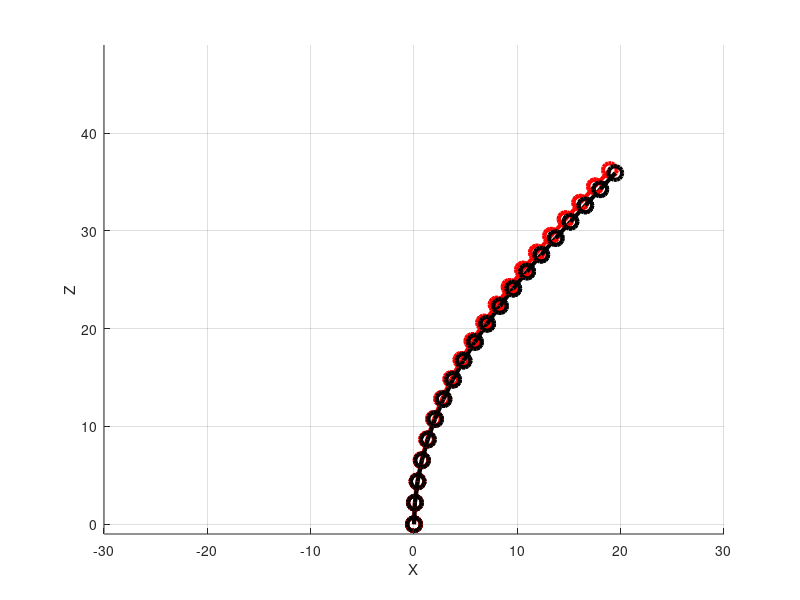

This figure's MATLAB source:
% Solving integral, using fzero (less good then Tims way!). Ended up using untitled.m instead
N = 20; % Number of particles
dL = 2.2; % Distance between segements
L = N * dL - 2; % Length of filament
Bend = 1800; % Bending modulus
F = 1.93*Bend/L^2; % Horizontal force



% D = zeros(1, 2);
% 
% L = 44;
% f_fac = 1/sqrt(500); % 0.5*KB/f = 0.5*KB/(0.001*KB) = 500.
% 
% integral = @(theta0, theta) abs(real((2/sqrt(cos(theta0)-1))*(ellipticF(pi/4, -2/(cos(theta0)-1)) - ellipticF(0.5*theta, -2/(cos(theta0)-1)))));
% 
% D(:,1) = 1./NSEG';
% 
% figure;
% hold on;
% 
% for n=1:length(NSEG)
%        
%     if exist(theta_file_name, 'file')
%                 
%     else
%         
%         fprintf('No theta data file was found for a %i-segment filament. Calculating analytical values...\n', NSEG(n));
%         
%         theta0 = 8.054788116455077e-01; % Previously calculated solution to integral(theta0, theta0) = L/sqrt(0.5*KB/f) = 44/sqrt(500).
%         
%         theta(NSEG(n)) = theta0; % theta(k) = \theta(s = (k-1)*L/(NSEG(n)-1)).
%         theta(1) = pi/2;
%         
%         for k=2:NSEG(n)-1
%             
%             upper_bound = theta(k-1);
%             lower_bound = theta0;
%             
%             theta(k) = 0.5*(upper_bound + lower_bound);
%             
%             s = (k-1)*L/(NSEG(n)-1);
%             
%             error = s*f_fac - integral(theta0, theta(k));
%             
%             while abs(error) > 1e-9
%                 
%                 if error > 0
%                     
%                     upper_bound = theta(k);
%                     
%                 else
%                     
%                     lower_bound = theta(k);
%                     
%                 end
%                 
%                 theta(k) = 0.5*(upper_bound + lower_bound);
%                 
%                 error = s*f_fac - integral(theta0, theta(k));
%                 
%             end
%             
%             fprintf('Calculated theta(%i) = %g\n', k, theta(k));
%             
%         end
%         
%         dlmwrite(theta_file_name, theta, 'precision', '%.12e');
%         
%     end
%     
%     filD = load(sprintf('%isegs.dat', NSEG(n)));
%     
%     plot((0 : NSEG(n)-1)/(NSEG(n)-1), 2*acos(filD(5:13:end)), 'Color', 'k', 'Marker', NSEG_line_symbols{n}, 'DisplayName', sprintf('$\\Delta L/L = %.3f$', D(n,1)));
%     
%     for k=1:NSEG(n)-1
%         
%         theta_sim = 2*acos(filD(5 + 13*(k-1)));
%         
%         left_val = (theta(k) - theta_sim)^2;
%         
%         theta_sim = 2*acos(filD(5 + 13*k));
%         
%         right_val = (theta(k+1) - theta_sim)^2;
%         
%         D(n,2) = D(n,2) + 0.5*(left_val + right_val);
%         
%     end
%     
%     D(n,2) = sqrt(D(n,2)*L/NSEG(n));
%     
% end
% 
% plot((0 : NSEG(n)-1)/(NSEG(n)-1), theta, 'k--', 'DisplayName', 'Exact');
% set(gca,'FontSize',24,'FontName','Times');
% xlabel('$s/L$', 'Interpreter', 'latex');
% ylabel('$\theta(s)$', 'Interpreter', 'latex');
% yticks([4 5 6 7 8]*pi/16);
% yticklabels({'\pi/4', '5\pi/16', '6\pi/16', '7\pi/16', '\pi/2'});
% legend1 = legend(gca,'show');
% legend1.Interpreter = 'latex';
% axis tight;
% 
% % Plot the errors
% 
% figure;
% 
% loglog(D(:,1), D(:,2), 'ko-', 'DisplayName', 'Simulation');
% 
% set(gca,'FontSize',24,'FontName','Times');
% xlabel('$\Delta L/L$','Interpreter','latex');
% ylabel('$E_2$','Interpreter','latex');
% 
% hold on;
% 
% loglog(linspace(D(1,1), D(end,1)), (linspace(D(1,1), D(end,1)).^1), 'k--', 'DisplayName', '$\mathcal{O}(\Delta L)$');
% loglog(linspace(D(1,1), D(end,1)), (linspace(D(1,1), D(end,1)).^2), 'k:', 'DisplayName', '$\mathcal{O}(\Delta L^2)$');
% 
% legend1 = legend(gca,'show');
% legend1.Interpreter = 'latex';
% 























% Finding theta(L)
myfun = @(thetaL) integral(@(x) 1./(sqrt(cos(thetaL)-cos(x))),thetaL,pi/2);

%fun = @(thetaL) sqrt(Bend/(2*F))*myfun(thetaL)-L;
fun = @(thetaL) sqrt(500)*myfun(thetaL)-L;

thetaL = fzero(fun, [0.1 pi/2-0.1])
%thetaL = 8.054788116455077e-01;
%thetaL = 0.858441596177492;
%thetaL=    0.858393711901002
%thetaL = 0.853652402681338;

% Finding theta(s) at each s
theta = zeros(N,1);

theta(N) = thetaL;
theta(1)=pi/2;

i = N-1;

 
for i = N-1 : -1 : 2

    s = (i-1) * L/(N-1);
    
    myfun = @(thetas) integral(@(x) 1./(sqrt(cos(thetaL)-cos(x))),thetas,pi/2);
    
    fun = @(thetas) sqrt(Bend/(2*F))*myfun(thetas)-s;

    theta(i) = fzero(fun, [thetaL pi/2]);

end
theta

% Theta from downwards force code 

theta_code = [1.570796326794896; 1.493780490968601; 1.421574922917614; 
    1.354141997759587; 1.291422434485647; 1.233341677430593; 1.179814350469897;
    1.130748275910069; 1.086047856205970; 1.045616973377673; 1.009361349905147;
    0.977190420369966; 0.949019139022074; 0.924769801240838; 0.904373327521892;
    0.887769802546177; 0.874908939444139; 0.865750981161033; 0.860267521099117;
    0.858441596177492]; %dL = 2.2

theta_code = [1.570796326794896;
   1.493780803822800;
   1.421576486366608;
   1.354144363870832;
   1.291424645620452;
   1.233343276320712;
   1.179815693149450;
   1.130750107065499;
   1.086050672166536;
   1.045620633901879;
   1.009365216127505;
   0.977193953918501;
   0.949022362635081;
   0.924773097990348;
   0.904376903498406;
   0.887773552256024;
   0.874912769027026;
   0.865754972349045;
   0.860271716963047;
   0.858445877473401];

% theta =
% 
%    1.570796326794896
%    1.493779487975762
%    1.421575723817241
%    1.354144224224131
%    1.291425532731375
%    1.233345172493594
%    1.179818077462201
%    1.130752294979963
%    1.086052229973461
%    1.045621572350345
%    1.009365863973955
%    0.977194638892696
%    0.949023153590222
%    0.924773792594500
%    0.904377230453842
%    0.887773388681978
%    0.874912198006625
%    0.865754175415791
%    0.860270837341106
%    0.858444975635821


% Calculating error

error=0;

for i=1:N
   
    error = error + (theta_code(i) - theta(i))^2;

end

error = sqrt(dL*error)


%%
% Plotting together
Ytheory = zeros(3,N);
Ysimulation = zeros(3,N);

for i=2:N
    
    tn = [cos(theta(i));0;sin(theta(i))];
    tn1 = [cos(theta(i-1));0;sin(theta(i-1))];
    
    Ytheory(:,i) = Ytheory(:,i-1) + 0.5*dL*(tn + tn1);

    tns = [cos(theta_code(i));0;sin(theta_code(i))];
    tns1 =  [cos(theta_code(i-1));0;sin(theta_code(i-1))];

    Ysimulation(:,i) = Ysimulation(:,i-1) + 0.5*dL*(tns + tns1);


end

figure;hold on;

plot3([0 Ytheory(1,1)],[0 Ytheory(2,1)],[0 Ytheory(3,1)],'k-o', 'LineWidth',3, 'MarkerSize',10);

plot3([0 Ysimulation(1,1)],[0 Ysimulation(2,1)],[0 Ysimulation(3,1)],'r-o', 'LineWidth',3, 'MarkerSize',10);

for i=2:N
    
    plot3([Ysimulation(1,i-1) Ysimulation(1,i)],[Ysimulation(2,i-1) Ysimulation(2,i)],[Ysimulation(3,i-1) Ysimulation(3,i)],'r-o', 'LineWidth',3, 'MarkerSize',10);

    plot3([Ytheory(1,i-1) Ytheory(1,i)],[Ytheory(2,i-1) Ytheory(2,i)],[Ytheory(3,i-1) Ytheory(3,i)],'k-o', 'LineWidth',3, 'MarkerSize',10);

end

grid on

zlim([-1, 49]); xlim([-30,30]); ylim([-30,30]); 

xlabel('X'); ylabel('Y'); zlabel('Z')

view(0,0)




